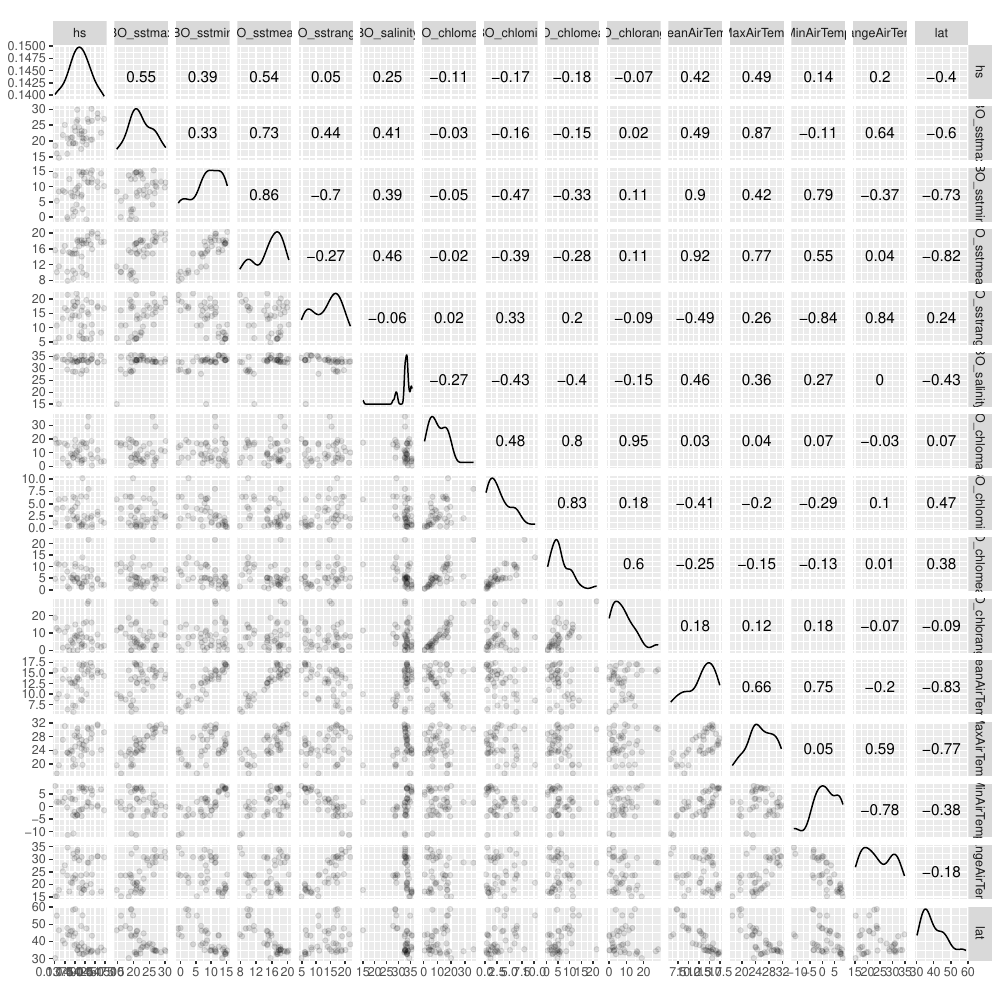

Write the R code that produced this figure.
### PCA environment vs Hs
rm(list=ls())
library(GGally)
stats <- read.csv("FINALFIGS/2_basicStats/BasicStats_all.csv")
stats <- stats[complete.cases(stats$Hs),] # remove YOJ (n=1)
stats <- stats[!stats$n < 5,] # remove MAI (n = 4)
meta <- read.csv("FINALFIGS/gigas_meta_41pop_env_FINAL.csv")
out <- data.frame(hs=stats$Hs,meta[match(stats$X,meta$pop),c(13:25)])
out$lat <- abs(meta$Latitude[match(stats$X,meta$pop)])
rownames(out) <- stats$X
natnon <- meta$NatNon[match(stats$X,meta$pop)]
## Correlations among variables with PCs
### Native and Introduced combined
### PC1 best correlates with 
#1) SSTmax (.549)  
#2) SSTmean (.535)  
#3) Max air temp (0.489)  
# lat is 5th

pdf("FINALFIGS/4_PC1&HS_vs_SST/environment_Hs_stats.pdf",height=10,width=10)
print(ggscatmat(data=out,alpha=.1)) # PC1 and biotic  variables
dev.off()
print(sort(abs(cor(out))[1,]))
heatmap(abs(cor(out)),main="native and introduced")



### Native only 
### PC1 best correlates with 
#1) lat (0.740)
#2) SST min (0.728)
#2) SST mean (0.725)
#4) Mean Air Temp (0.710)

print(sort(abs(cor(out[natnon=="Native",]))[1,]))
heatmap(abs(cor(out[natnon=="Native",])),main="native only")


### Introduced only 
### PC1 best correlates with 
#1) SST max (0.396)
#2) SST mean (0.343)
#3) Mean air temp (0.305)

print(sort(abs(cor(out[natnon=="Introduced",]))[1,]))
heatmap(abs(cor(out[natnon=="Introduced",])),main="Introduced only")

## plot of SSTmean (seen in all three comparisons) that best correlate with PC1

mysettings <- trellis.par.get()
mysettings$strip.background$col <- "lightgrey"
mysettings$box.dot$cex <- 0
trellis.par.set(mysettings)
print(xyplot(hs~BO_sstmean | natnon,data=out,type=c("p","r"),main="r=0.535 (all); 0.725 (native); 0.343 (introduced)"))
print(cor.test(~hs+BO_sstmean,data=out))
print(cor.test(~hs+BO_sstmean,data=out[natnon=="Native",]))
print(cor.test(~hs+BO_sstmean,data=out[natnon=="Introduced",]))


